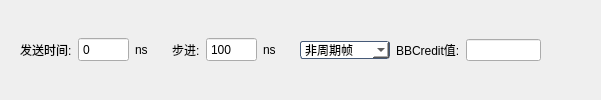
       <widget class="QWidget" name="widget_5" native="true">
        <property name="styleSheet">
         <string notr="true">#widget_5{
background-color: rgb(255, 255, 255);
border:1px solid rgb(70,90,120);
border-radius:3px;
}</string>
        </property>
        <layout class="QGridLayout" name="gridLayout_4">
         <item row="0" column="0">
          <widget class="QWidget" name="widget" native="true">
           <layout class="QGridLayout" name="gridLayout">
            <item row="0" column="2">
             <widget class="QLabel" name="label_2">
              <property name="text">
               <string>ns</string>
              </property>
             </widget>
            </item>
            <item row="0" column="0">
             <widget class="QLabel" name="label">
              <property name="text">
               <string>发送时间:</string>
              </property>
             </widget>
            </item>
            <item row="0" column="1">
             <widget class="QSpinBox" name="spinBox_start">
              <property name="minimumSize">
               <size>
                <width>50</width>
                <height>25</height>
               </size>
              </property>
              <property name="buttonSymbols">
               <enum>QAbstractSpinBox::NoButtons</enum>
              </property>
              <property name="maximum">
               <number>100000000</number>
              </property>
             </widget>
            </item>
           </layout>
          </widget>
         </item>
         <item row="0" column="1">
          <widget class="QWidget" name="widget_2" native="true">
           <layout class="QGridLayout" name="gridLayout_2">
            <item row="0" column="0">
             <widget class="QLabel" name="label_4">
              <property name="text">
               <string>步进:</string>
              </property>
             </widget>
            </item>
            <item row="0" column="1">
             <widget class="QSpinBox" name="spinBox_step">
              <property name="minimumSize">
               <size>
                <width>50</width>
                <height>25</height>
               </size>
              </property>
              <property name="buttonSymbols">
               <enum>QAbstractSpinBox::NoButtons</enum>
              </property>
              <property name="maximum">
               <number>1000000000</number>
              </property>
              <property name="value">
               <number>100</number>
              </property>
             </widget>
            </item>
            <item row="0" column="2">
             <widget class="QLabel" name="label_5">
              <property name="text">
               <string>ns</string>
              </property>
             </widget>
            </item>
           </layout>
          </widget>
         </item>
         <item row="0" column="2">
          <widget class="QWidget" name="widget_3" native="true">
           <layout class="QGridLayout" name="gridLayout_3">
            <item row="0" column="1">
             <widget class="QLabel" name="label_28">
              <property name="text">
               <string>BBCredit值:</string>
              </property>
             </widget>
            </item>
            <item row="0" column="3">
             <spacer name="horizontalSpacer_3">
              <property name="orientation">
               <enum>Qt::Horizontal</enum>
              </property>
              <property name="sizeHint" stdset="0">
               <size>
                <width>40</width>
                <height>20</height>
               </size>
              </property>
             </spacer>
            </item>
            <item row="0" column="0">
             <widget class="QComboBox" name="comboBox_time">
              <property name="minimumSize">
               <size>
                <width>90</width>
                <height>0</height>
               </size>
              </property>
              <property name="styleSheet">
               <string notr="true">border:1px solid rgb(70,90,120);
color: rgb(0,0,0);
border-radius:3px;
font: 75 11pt &quot;微软雅黑&quot;;
background-color: rgb(255,255,255);
</string>
              </property>
              <item>
               <property name="text">
                <string>非周期帧</string>
               </property>
              </item>
              <item>
               <property name="text">
                <string>周期帧</string>
               </property>
              </item>
             </widget>
            </item>
            <item row="0" column="2">
             <widget class="QLineEdit" name="lineEdit_bbcValue">
              <property name="maximumSize">
               <size>
                <width>75</width>
                <height>16777215</height>
               </size>
              </property>
             </widget>
            </item>
           </layout>
          </widget>
         </item>
        </layout>
       </widget>
